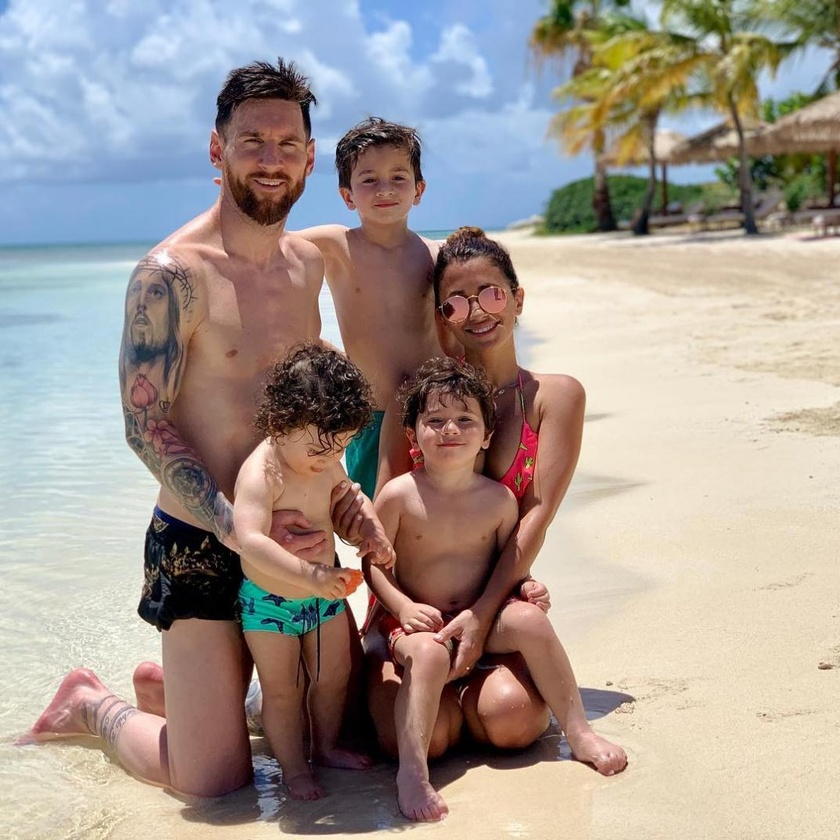
#> input picture image/messi2.jpg, 840 x 840 px, shrunk from 1072 x 1072 before the run
$ python Question1.py
#> lines starting #> are read from the running program, lines starting #| are printed output that depends on the picture; after the words box and inside, x2 and y2 are one past the last pixel; in counts of white or black regions, pixels touching at a corner belong together
import cv2
face_cascade = cv2.CascadeClassifier("../haar/haarcascade_frontalface_default.xml")

img = cv2.imread("../image/messi2.jpg")
#> img is the input picture: shape (840, 840, 3); mean B, G, R 146.6, 153.9, 165.1
gray= cv2.cvtColor(img,cv2.COLOR_BGR2GRAY)
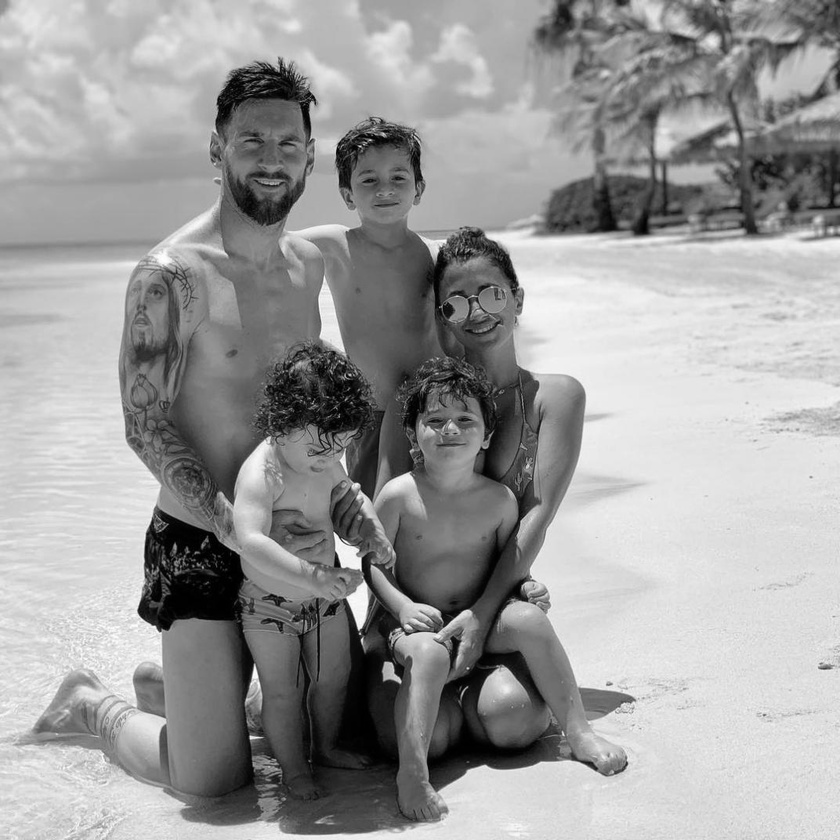
#> gray: shape (840, 840); min 0, max 255, mean 156.4

faces = face_cascade.detectMultiScale(gray,scaleFactor=1.1,minNeighbors=5)
#> faces = [[346, 150, 78, 78], [410, 390, 79, 79], [217, 101, 104, 104], [430, 256, 99, 99]]
i=1
for(x,y,w,h) in faces:
    img=cv2.rectangle(img,(x,y),(x+w,y+h),(0,255,0),2)
    visage= img[y:y+h,x:x+w]
    i=i+1
#> this loop made 4 passes
#> pass 1, `img=cv2.rectangle(img,(x,y),(x+w,y+h),(0,255,0),2)`:
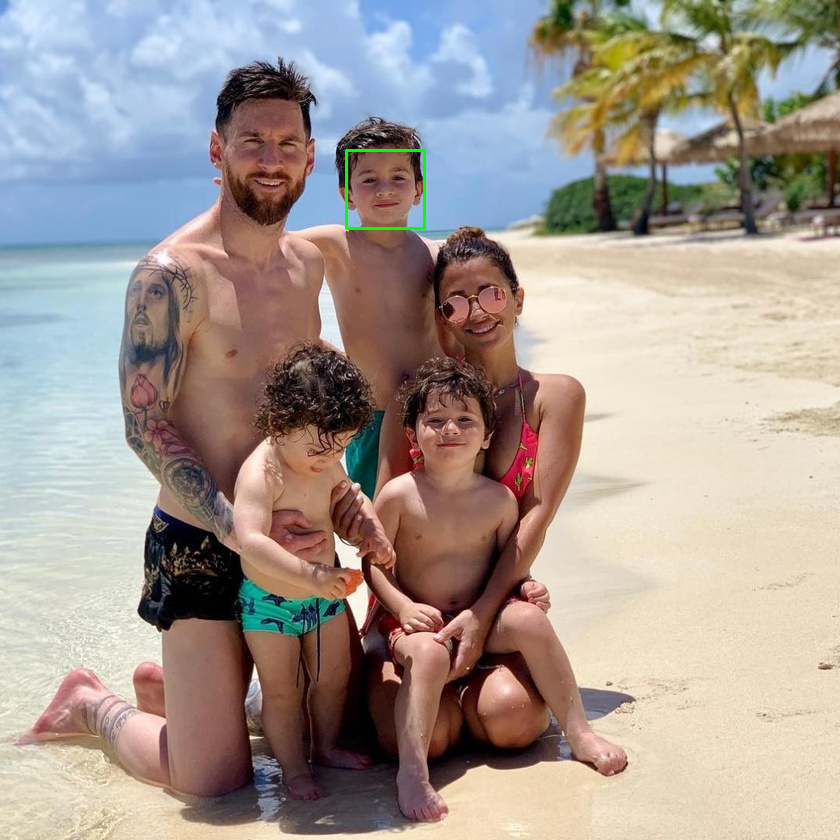
#> img: shape (840, 840, 3); 0.13% of pixels changed, all inside (x1, y1, x2, y2) = (345, 149, 426, 230)
#> pass 1, `visage= img[y:y+h,x:x+w]`:
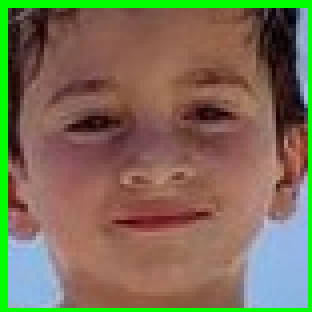
#> visage: shape (78, 78, 3) (shown 4 times larger); mean B, G, R 86.1, 110.7, 123.7
#> pass 2, `img=cv2.rectangle(img,(x,y),(x+w,y+h),(0,255,0),2)`:
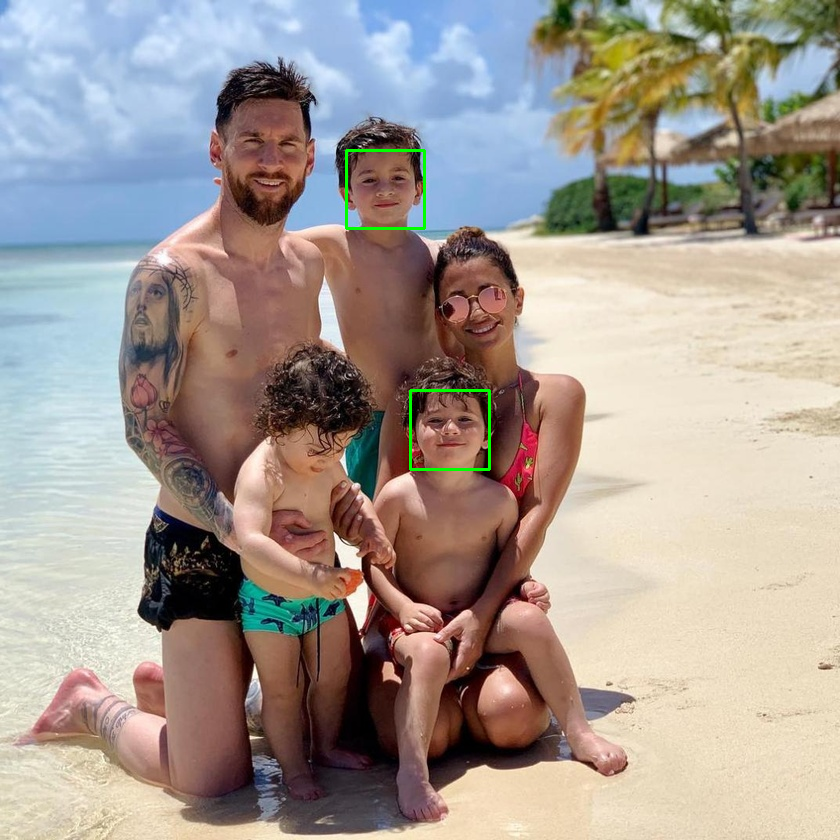
#> img: shape (840, 840, 3); 0.13% of pixels changed, all inside (x1, y1, x2, y2) = (409, 389, 491, 471)
#> pass 2, `visage= img[y:y+h,x:x+w]`:
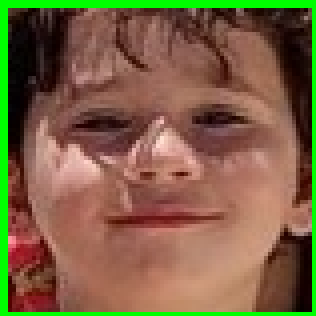
#> visage: shape (79, 79, 3) (shown 4 times larger); mean B, G, R 67.3, 98.5, 123.6
#> after the loop:
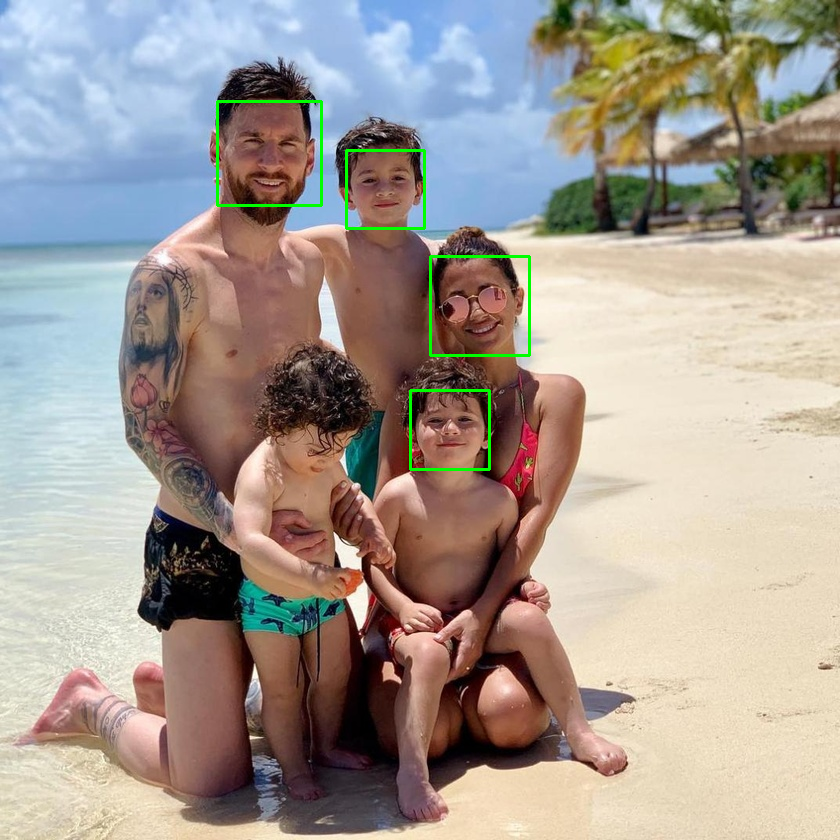
#> img: shape (840, 840, 3); 0.34% of pixels changed, all inside (x1, y1, x2, y2) = (216, 100, 531, 357)
#> after the loop, i = 5
cv2.imshow("face",img)
cv2.waitKey(0)
cv2.destroyAllWindows()
